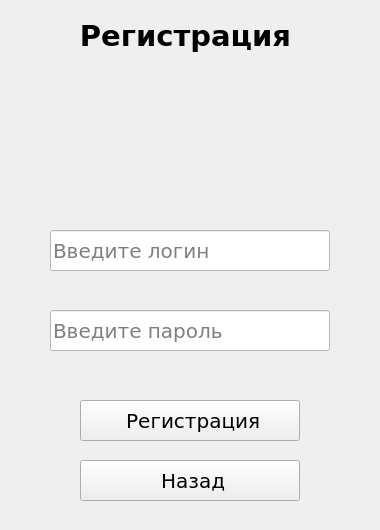
<?xml version="1.0" encoding="UTF-8"?>
<ui version="4.0">
 <class>reg_form</class>
 <widget class="QWidget" name="reg_form">
  <property name="geometry">
   <rect>
    <x>0</x>
    <y>0</y>
    <width>380</width>
    <height>530</height>
   </rect>
  </property>
  <property name="windowTitle">
   <string>Авторизация</string>
  </property>
  <property name="styleSheet">
   <string notr="true"/>
  </property>
  <widget class="QLabel" name="H1">
   <property name="geometry">
    <rect>
     <x>10</x>
     <y>10</y>
     <width>351</width>
     <height>51</height>
    </rect>
   </property>
   <property name="font">
    <font>
     <family>Verdana</family>
     <pointsize>22</pointsize>
     <weight>75</weight>
     <bold>true</bold>
    </font>
   </property>
   <property name="text">
    <string notr="true">Регистрация</string>
   </property>
   <property name="scaledContents">
    <bool>false</bool>
   </property>
   <property name="alignment">
    <set>Qt::AlignCenter</set>
   </property>
  </widget>
  <widget class="QLineEdit" name="LoginInput">
   <property name="geometry">
    <rect>
     <x>50</x>
     <y>230</y>
     <width>280</width>
     <height>41</height>
    </rect>
   </property>
   <property name="font">
    <font>
     <family>Verdana</family>
     <pointsize>15</pointsize>
    </font>
   </property>
   <property name="autoFillBackground">
    <bool>false</bool>
   </property>
   <property name="styleSheet">
    <string notr="true">background-color:#ffffff;</string>
   </property>
   <property name="text">
    <string/>
   </property>
   <property name="alignment">
    <set>Qt::AlignLeading|Qt::AlignLeft|Qt::AlignVCenter</set>
   </property>
   <property name="placeholderText">
    <string>Введите логин</string>
   </property>
  </widget>
  <widget class="QLineEdit" name="PasswordInput">
   <property name="geometry">
    <rect>
     <x>50</x>
     <y>310</y>
     <width>280</width>
     <height>41</height>
    </rect>
   </property>
   <property name="font">
    <font>
     <family>Verdana</family>
     <pointsize>15</pointsize>
    </font>
   </property>
   <property name="autoFillBackground">
    <bool>false</bool>
   </property>
   <property name="styleSheet">
    <string notr="true">background-color:#ffffff;</string>
   </property>
   <property name="text">
    <string/>
   </property>
   <property name="alignment">
    <set>Qt::AlignLeading|Qt::AlignLeft|Qt::AlignVCenter</set>
   </property>
   <property name="placeholderText">
    <string>Введите пароль</string>
   </property>
  </widget>
  <widget class="QPushButton" name="BackButton">
   <property name="geometry">
    <rect>
     <x>80</x>
     <y>460</y>
     <width>220</width>
     <height>41</height>
    </rect>
   </property>
   <property name="font">
    <font>
     <family>Verdana</family>
     <pointsize>15</pointsize>
    </font>
   </property>
   <property name="autoFillBackground">
    <bool>true</bool>
   </property>
   <property name="text">
    <string> Назад</string>
   </property>
   <property name="icon">
    <iconset resource="res.qrc">
     <normaloff>:/icons/undo.png</normaloff>:/icons/undo.png</iconset>
   </property>
   <property name="iconSize">
    <size>
     <width>24</width>
     <height>24</height>
    </size>
   </property>
  </widget>
  <widget class="QPushButton" name="RegistrationButton">
   <property name="geometry">
    <rect>
     <x>80</x>
     <y>400</y>
     <width>220</width>
     <height>41</height>
    </rect>
   </property>
   <property name="font">
    <font>
     <family>Verdana</family>
     <pointsize>15</pointsize>
    </font>
   </property>
   <property name="text">
    <string> Регистрация</string>
   </property>
   <property name="icon">
    <iconset resource="res.qrc">
     <normaloff>:/icons/add-user.png</normaloff>:/icons/add-user.png</iconset>
   </property>
   <property name="iconSize">
    <size>
     <width>24</width>
     <height>24</height>
    </size>
   </property>
  </widget>
  <widget class="QLabel" name="icon">
   <property name="geometry">
    <rect>
     <x>120</x>
     <y>80</y>
     <width>131</width>
     <height>121</height>
    </rect>
   </property>
   <property name="text">
    <string/>
   </property>
   <property name="pixmap">
    <pixmap resource="res.qrc">:/icons/archive_icon.png</pixmap>
   </property>
  </widget>
 </widget>
 <resources>
  <include location="res.qrc"/>
 </resources>
 <connections/>
</ui>
